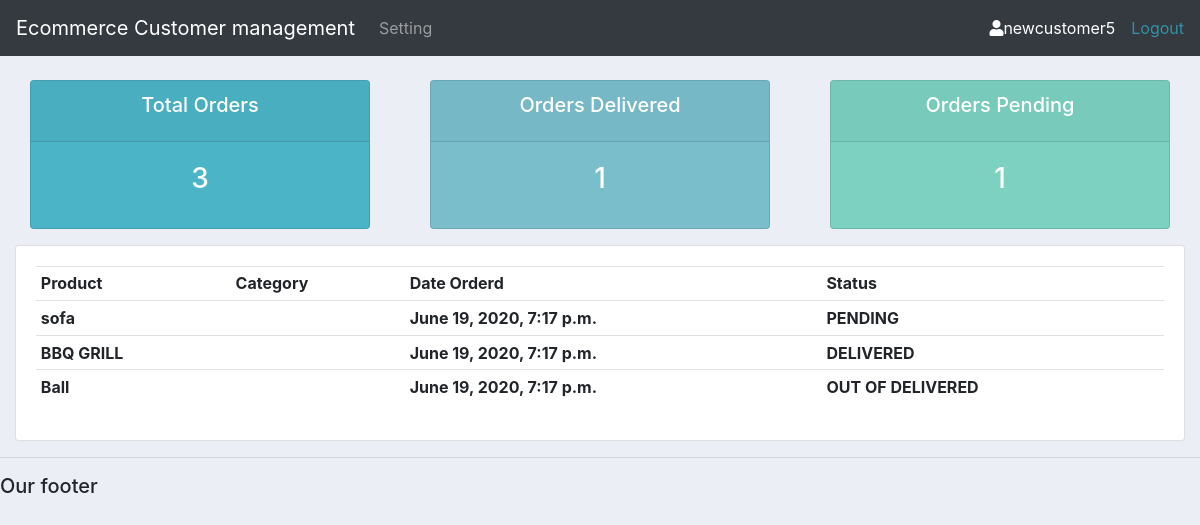
/user/ (signed in), run on an earlier commit of the app's database.
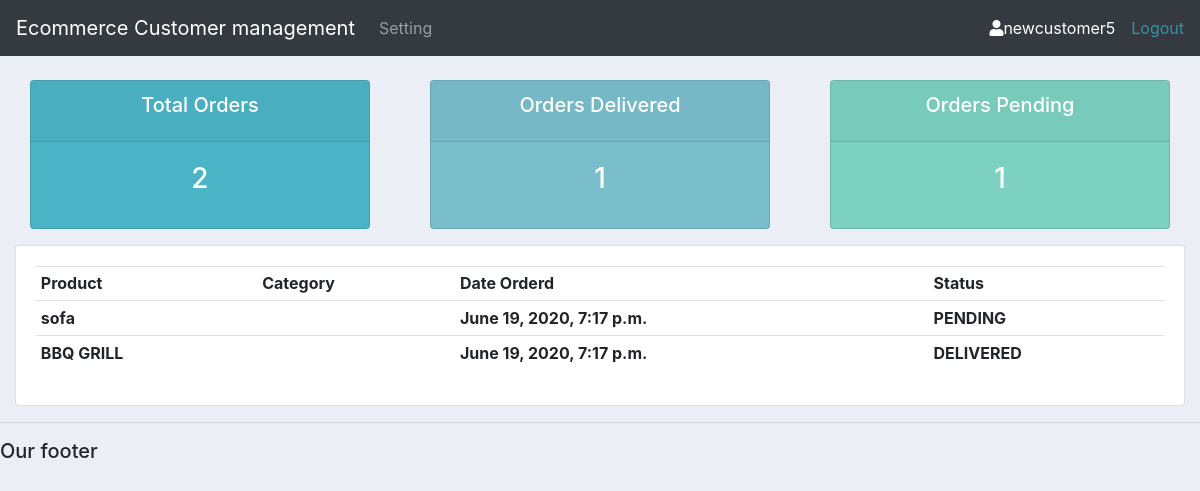
And on a later commit of the database.
### content/models.py (models this page shows, shortened)
class Order(models.Model):
    STATUS={
        ('DELIVERED', 'DELIVERED'),
        ('OUT OF DELIVERED', 'OUT OF DELIVERED'),
        ('PENDING', 'PENDING'),
    }
    customer=models.ForeignKey(Customer,on_delete=models.CASCADE)
    product=models.ForeignKey(Product,on_delete=models.CASCADE)
    status=models.CharField(max_length=200,choices=STATUS)
    date = models.DateTimeField(auto_now_add=True,null=True)

class Product(models.Model):
    CATEGORY={
        ('OUTDOOR','OUTDOOR'),
        ('INDOOR', 'INDOOR'),
    }
    name=models.CharField(max_length=200,null=True)
    category=models.CharField(max_length=200,null=True,choices=CATEGORY)
    tag=models.ManyToManyField(Tag,max_length=200,null=True)
    price=models.CharField(max_length=200,null=True,blank=True)
    def __str__(self):
        return self.name

### content/decoration.py (the view)
        def wrapper_func(request,*args,**kwargs):
            group = None
            if request.user.groups.exists():
                group = request.user.groups.all()[0].name
            if group in allowed_roles:
                return view_func(request,*args,**kwargs)
            else:
                return HttpResponse('you are not authorized to view this page')

### content/decoration.py (called while the page is built)
def allowed_user(allowed_roles=[]):
    def decorator(view_func):
        def wrapper_func(request,*args,**kwargs):
            group = None
            if request.user.groups.exists():
                group = request.user.groups.all()[0].name
            if group in allowed_roles:
                return view_func(request,*args,**kwargs)
            else:
                return HttpResponse('you are not authorized to view this page')
        return wrapper_func
    return decorator

### content/views.py (called while the page is built)
@login_required(login_url='login')
@allowed_user(allowed_roles=['customer'])
def user(request):
    orders=request.user.customer.order_set.all()
    order_count=orders.count()
    Delivered=orders.filter(status ='DELIVERED').count()
    PENDING=orders.filter(status ='PENDING').count()
    context={'orders':orders,'order_count':order_count,'Delivered':Delivered,'PENDING':PENDING}
    return render(request,'content/userpage.html',context)

### content/templates/content/userpage.html (shortened to what this page needs)
{%  extends 'content/main.html' %}
{% block content %}
{% include 'content/status.html' %}
<div class="card card-body">
			<table class="table table-sm">
				<tr>
					<th>Product</th>
					<th>Category</th>
					<th>Date Orderd</th>
					<th>Status</th>
				</tr>
				{%for order in orders%}
				<tr>
					<th>{{order.product}}</th>
					<th>{{order.product.Category}}</th>
					<th>{{order.date}}</th>
					<th>{{order.status}}</th>
				</tr>
				{% endfor%}
			</table>
		</div>
	</div>
{% endblock content %}

What changed in the data, as far as the page shows it:
removed Order: product "Ball", date "June 19, 2020, 7:17 p.m.", status "OUT OF DELIVERED"
Also different on the page:
{{ order_count }}: "3" → "2"
